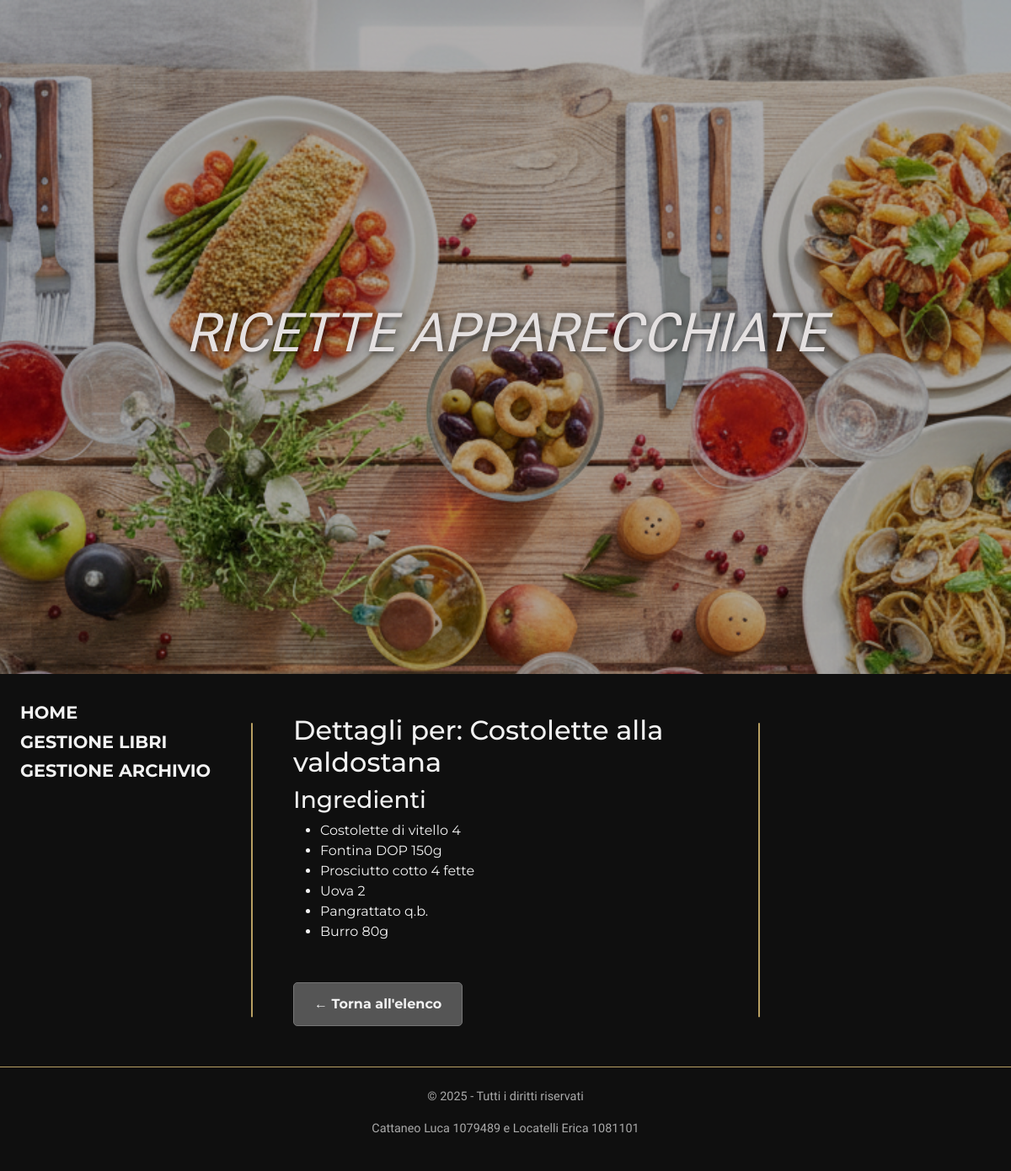
The app's page /ricette/2/ with its own data.
### ricette/models.py (models this page shows, shortened)
class Ricetta(models.Model):
    class TipoRicetta(models.TextChoices):
        ANTIPASTO = 'antipasto', 'Antipasto'
        PRIMO = 'primo', 'Primo'
        SECONDO = 'secondo', 'Secondo'
        CONTORNO = 'contorno', 'Contorno'
        DESSERT = 'dessert', 'Dessert'
    numero = models.IntegerField(primary_key=True)
    titolo = models.CharField(max_length=200)
    tipo = models.CharField(max_length=10, choices=TipoRicetta.choices)
    regioni = models.ManyToManyField(Regione, through='RicettaRegionale')
    pubblicata_in = models.ManyToManyField(Pagina, through='RicettaPubblicata')

class Ingrediente(models.Model):
    ricetta = models.ForeignKey(Ricetta, on_delete=models.CASCADE, related_name='ingredienti')
    numero = models.IntegerField()
    ingrediente = models.CharField(max_length=100)
    quantità = models.CharField(max_length=50)
    class Meta:
        unique_together = ('ricetta', 'numero')

### ricette/views.py (the view)
# urls.py: path('ricette/<int:numero_ricetta>/', views.dettaglio_ricetta_view, name='dettaglio-ricetta'),
def dettaglio_ricetta_view(request, numero_ricetta):
    ricetta = get_object_or_404(Ricetta, numero=numero_ricetta)
    ingredienti_della_ricetta = Ingrediente.objects.filter(ricetta=ricetta)
    context = {
        'ricetta': ricetta,
        'ingredienti': ingredienti_della_ricetta,
    }
    return render(request, 'ricette/dettaglio_ricetta.html', context)

### ricette/templates/ricette/dettaglio_ricetta.html (shortened to what this page needs)
{% extends 'ricette/base.html' %}
{% block content %}
    <h2>Dettagli per: {{ ricetta.titolo }}</h2>
    <div class="dettaglio-container">
        <h3>Ingredienti</h3>
        {% if ingredienti %}
            <div class="ingredienti-lista">
                <ul>
                    {% for item in ingredienti %}
                        <li>
                            <span class="nome-ingrediente">{{ item.ingrediente }}</span>
                            <span class="quantita-ingrediente">{{ item.quantità }}</span>
                        </li>
                    {% endfor %}
                </ul>
            </div>
        {% else %}
            <p>Nessun ingrediente specificato per questa ricetta.</p>
        {% endif %}
    </div>
    <a href="{% url 'elenco-ricette' %}" class="button-secondary" style="margin-top: 2rem;">
        &larr; Torna all'elenco
    </a>
{% endblock %}

### ricette/static/ricette/css/style.css (style rules this page uses)
* { box-sizing: border-box; margin: 0; padding: 0; }
body { background-color: #0f0f0f; color: #f2f2f2; font-family: 'Montserrat', sans-serif; }
.button-primary, .button-secondary, .button-edit, .button-delete { display: inline-block; padding: 0.8rem 1.5rem; border: 1px solid transparent; border-radius: 5px; font-weight: bold; text-align: center; text-decoration: none; cursor: pointer; font-size: 1rem; transition: all 0.2s ease-in-out; }
.button-secondary { background-color: #555; color: #f2f2f2; border-color: #777; }

### records on screen
Ricetta: titolo "Costolette alla valdostana"
Ingrediente: ingrediente "Costolette di vitello", quantità "4"
Ingrediente: ingrediente "Fontina DOP", quantità "150g"
Ingrediente: ingrediente "Prosciutto cotto", quantità "4 fette"
Ingrediente: ingrediente "Uova", quantità "2"
Ingrediente: ingrediente "Pangrattato", quantità "q.b."
Ingrediente: ingrediente "Burro", quantità "80g"
